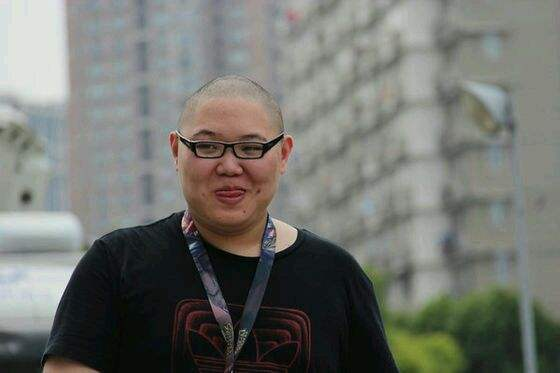
%> input picture 1.jpg, 560 x 373 px
$ octave b_fusionDemo20180430.m   (GNU Octave 9; MATLAB toolbox functions it lacks are replaced by stand-ins)
%> lines starting %> are read from the running program, lines starting %| are printed output that depends on the picture; in (x1, y1, x2, y2) boxes, pixels count from 0 and x2, y2 are one past the last pixel; in counts of white or black regions, pixels touching at a corner belong together; the program's own positions count from 1
clc;
clear;
%设置起始和结束帧数
begain = 1;         %记得设置！！
n_frames = 500;     %记得设置！！

% 读取图片1
x1 = imread('1.jpg');
%> x1 is the input picture: size 373x560x3 uint8; mean R, G, B 114, 115.6, 110
%人脸识别，人脸区域bboxes1:[x,y,width,height]
faceDetector = vision.CascadeObjectDetector;
bboxes1 = step(faceDetector, x1);
%> bboxes1 = [171 103 116 116]
if isempty(bboxes1) == 1
    fprintf('您的图片不符合要求');
end
bimg1=x1(bboxes1(2):(bboxes1(2)+bboxes1(4)),bboxes1(1):(bboxes1(1)+bboxes1(3)),:);
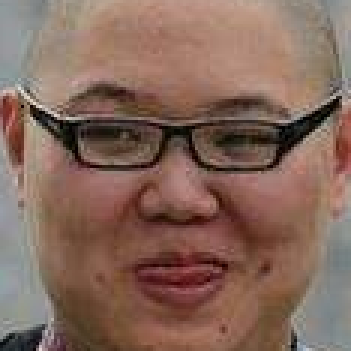
%> bimg1: size 117x117x3 uint8 (shown 3 times larger); mean R, G, B 133.1, 103.8, 91.1
% 构造人脸识别结果
IFaces1 = insertObjectAnnotation(x1, 'rectangle', bboxes1, 'Face');
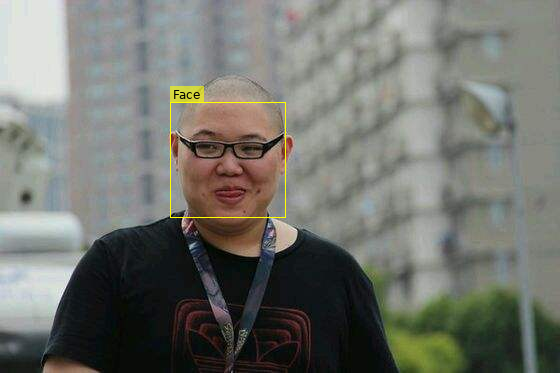
%> IFaces1: size 373x560x3 uint8; 0.48% of pixels changed, all inside (x1, y1, x2, y2) = (170, 86, 286, 218)
%figure, imshow(bimg1), title('Detected faces');
fprintf('以下图片未识别，请手动处理：');
for i=begain:n_frames
    image_name=strcat('my picture\',num2str(i),'.jpg');
    image_name2=strcat('处理后的帧图\',num2str(i),'.jpg');
    x2 = imread(image_name);
    faceDetector = vision.CascadeObjectDetector;
    bboxes2 = step(faceDetector, x2);
%> bboxes2 = [171 103 116 116]
%> (the run ends here)
